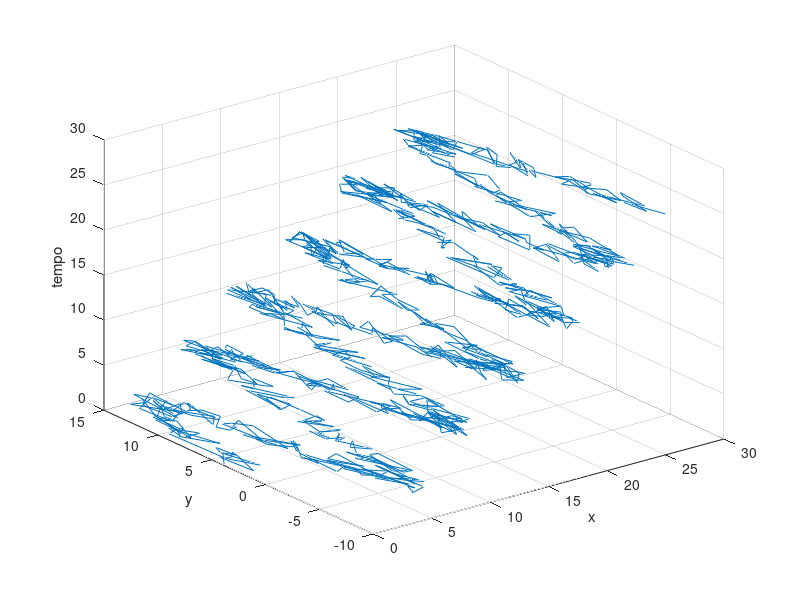

Reproduce this figure in MATLAB.
N = 1000;
t = (1:1:N)*8*pi/N;

x = t + 2*rand(1,1000);
y = 10*sin(sqrt(2)*t) + 5*rand(1,1000);

% circonferenza trigonometrica
plot3(x,y,t)
%     line( sqrt(2)*[0 0.5], sqrt(2)*[0 0.5], 'Color', 'k');
    
    
grid on
xlabel('x');
ylabel('y');
zlabel('tempo');
    
